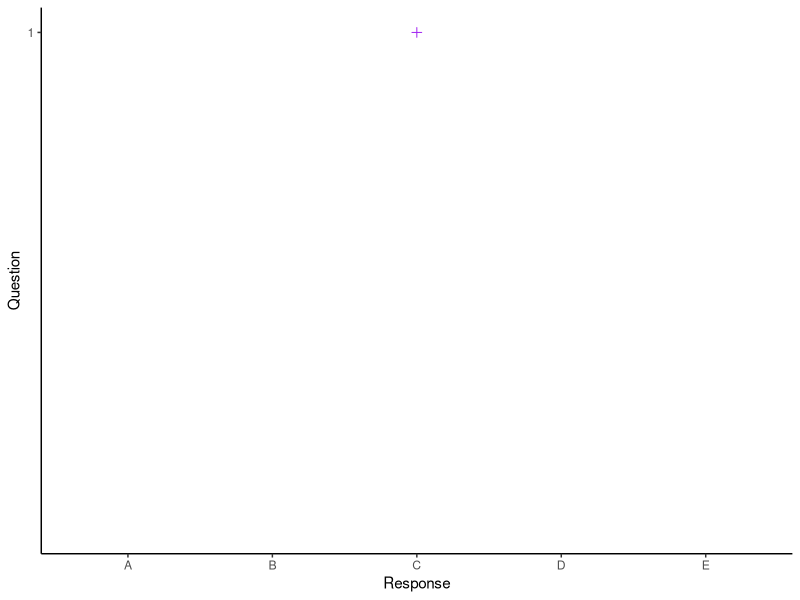
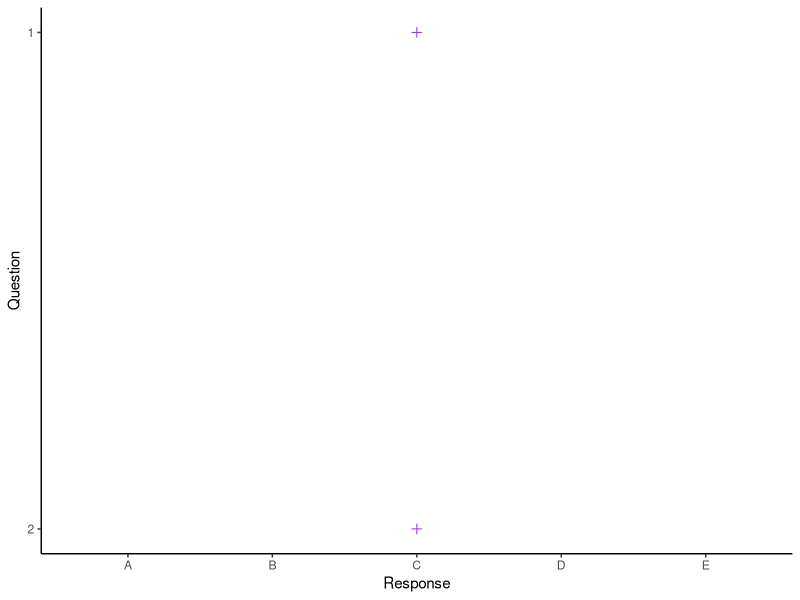
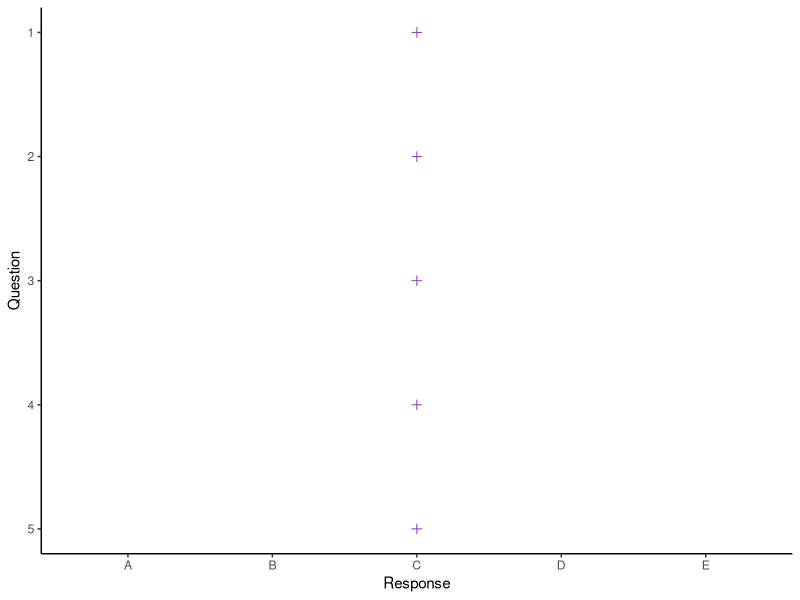
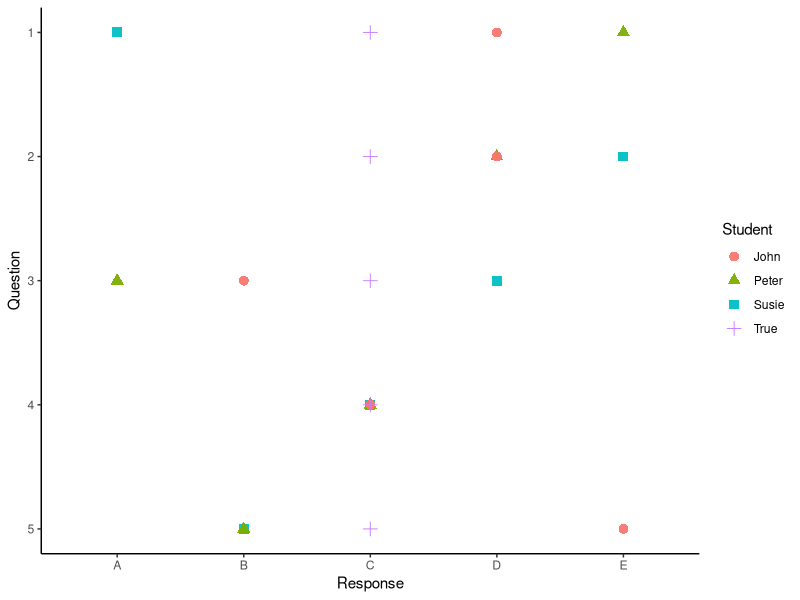
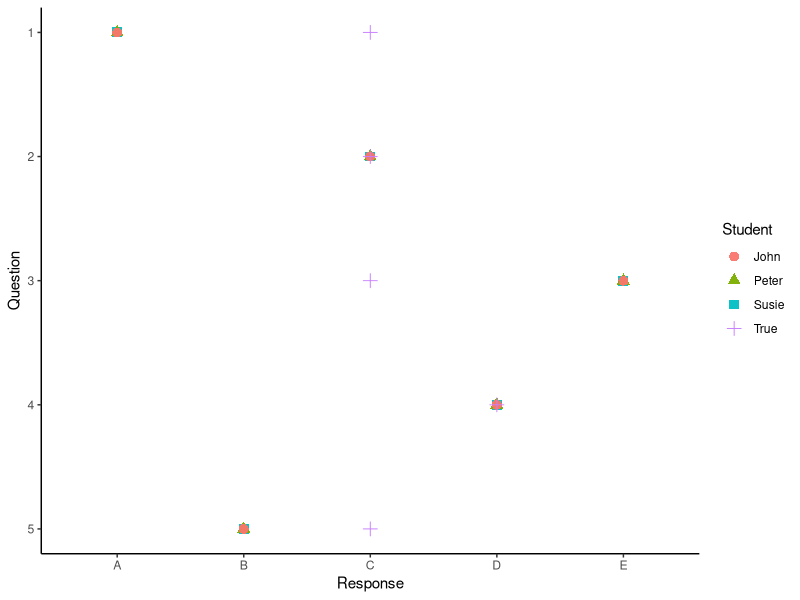

These figures' R source, in order:
## ---- chunk 1
knitr::opts_chunk$set(echo = F, warning = F, message = F, cache = T)
library(ggplot2)
## ---- chunk 2
# correct response for question 1 is C
df2 <- data.frame(
  'Question' = c(NA, NA, 1, NA, NA),
  'Response' = c('A', 'B', 'C', 'D', 'E')
)
ggplot(df2, aes(x = Response, y = Question)) + 
  geom_point(color = 'purple', shape = 'plus', size = 2) + 
  theme_classic() + 
  scale_y_continuous(limits = c(0.8, 1), breaks = c(1))

## ---- chunk 3
# correct response for question 2 is also C
df3 <- data.frame(
  'Question' = c(NA, NA, 1, NA, NA,
                 NA, NA, 2, NA, NA),
  'Response' = c('A', 'B', 'C', 'D', 'E',
                 'A', 'B', 'C', 'D', 'E')
)
ggplot(df3, aes(x = Response, y = Question)) + 
  geom_point(color = 'purple', shape = 'plus', size = 2) + 
  theme_classic() + 
  scale_y_reverse(breaks = c(1,2))

## ---- chunk 4

# and all the way through question 5, the correct response is always C
df4 <- data.frame(
  'Question' = c(NA, NA, 1, NA, NA,
                 NA, NA, 2, NA, NA,
                 NA, NA, 3, NA, NA,
                 NA, NA, 4, NA, NA, 
                 NA, NA, 5, NA, NA),
  'Response' = c('A', 'B', 'C', 'D', 'E',
                 'A', 'B', 'C', 'D', 'E',
                 'A', 'B', 'C', 'D', 'E',
                 'A', 'B', 'C', 'D', 'E',
                 'A', 'B', 'C', 'D', 'E')
)
ggplot(df4, aes(x = Response, y = Question)) + 
  geom_point(color = 'purple', shape = 'plus', size = 2) + 
  theme_classic() + 
  scale_y_reverse(breaks = c(1,2,3,4,5))

## ---- chunk 5
df <- data.frame(
  'Question' = c(rep(1, 4),
                 rep(2, 4),
                 rep(3, 4),
                 rep(4, 4),
                 rep(5, 4)),
  'Student' = c(rep(c('Susie', 'Peter', 'John', 'True'), 5)),
  'Response' = c(1,5,4,3,
                 5,4,4,3,
                 4,1,2,3,
                 3,3,3,3,
                 2,2,5,3)
)

df$Response <- as.character(df$Response)

ggplot(df, aes(x = Response, y = Question, color = Student, shape = Student)) + 
  geom_point(size = 3, alpha = 0.95) + 
  theme_classic() +
  scale_x_discrete(breaks = c('1', '2', '3', '4', '5'),
                   labels = c('A', 'B', 'C', 'D', 'E')) + 
  scale_y_reverse()

## ---- chunk 6

dfinal <- data.frame(
  'Question' = c(rep(1, 4),
                 rep(2, 4),
                 rep(3, 4),
                 rep(4, 4),
                 rep(5, 4)),
  'Student' = c(rep(c('Susie', 'Peter', 'John', 'True'), 5)),
  'Response' = c(1,1,1,3,
                 3,3,3,3,
                 5,5,5,3,
                 4,4,4,4,
                 2,2,2,3)
)

dfinal$Response <- as.character(dfinal$Response)

ggplot(dfinal, aes(x = Response, y = Question, color = Student, shape = Student)) + 
  geom_point(size = 3, alpha = 0.95) + 
  theme_classic() +
  scale_x_discrete(breaks = c('1', '2', '3', '4', '5'),
                   labels = c('A', 'B', 'C', 'D', 'E')) + 
  scale_y_reverse()
